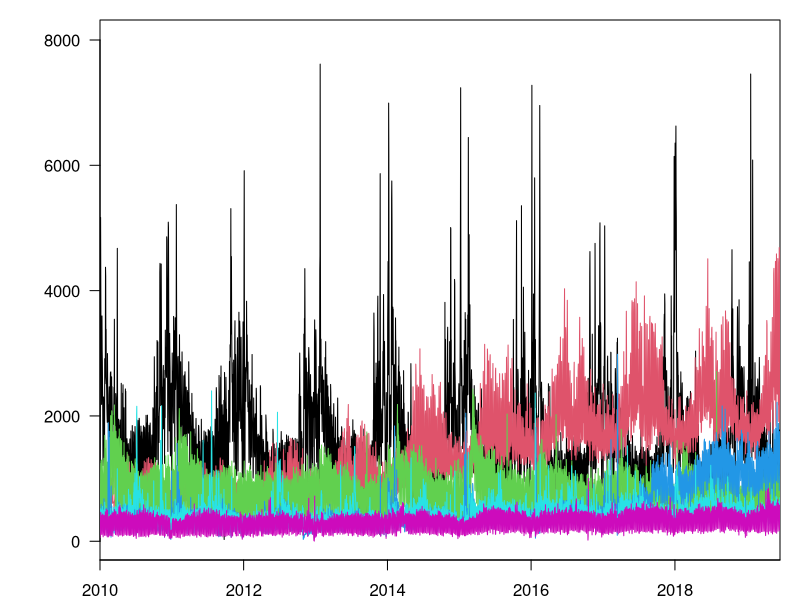

This chart was generated by the following R code: (Note: this script raises an error after producing the figure.)
rm(list = ls())
library(dplyr)

#### Load weather and 311 records #############################################################################################

# install.packages('bit64')
library(data.table)
tally_by_date_agency_wide <- data.table::fread("311_records_by_date_agency.csv")
tally_by_date_agency_wide$Date <- as.Date(tally_by_date_agency_wide$Date)

#### traceplots ##########################################################################################
# matplot
par(mar = c(2,5,1,1), las = 1, mfrow = c(1,1))
matplot(x = tally_by_date_agency_wide$Date, y = tally_by_date_agency_wide[,2:7], 
        xlim = range(tally_by_date_agency_wide$Date) - c(0,50), ylim = c(20, 8000),
        type = 'l', lty = 1, xaxs = 'i', xaxt = 'n', ylab = "")
axis(side = 1, at = lubridate::ymd(paste0(seq(2010, 2020, 2), "0101")), labels = seq(2010, 2020, 2))
legend("topleft", legend = agencyTypes_collapsed[1:5], col = 1:5, lty = 1)

# separate traceplots - first 5 agencies
par(mar = c(2,5,0,1), las = 1, mfrow = c(5,1))
for (agency in agencyTypes_collapsed[1:5]) {
  plot(x = tally_by_date_agency_wide$Date, y = unlist(tally_by_date_agency_wide[,agency]), 
       xlim = range(tally_by_date_agency_wide$Date) - c(0,50), # ylim = c(20, 10000),
       type = 'l', lty = 1, xaxs = 'i', xaxt = 'n', ylab = "")
  legend("topleft", legend = agency, bty = 'n')
  axis(side = 1, at = lubridate::ymd(paste0(seq(2010, 2020, 2), "0101")), labels = seq(2010, 2020, 2))
}

# separate traceplots - next 5 agencies
par(mar = c(2,5,0,1), las = 1, mfrow = c(5,1))
for (agency in agencyTypes_collapsed[6:10]) {
  plot(x = tally_by_date_agency_wide$Date, y = unlist(tally_by_date_agency_wide[,agency]), 
       xlim = range(tally_by_date_agency_wide$Date) - c(0,50), # ylim = c(20, 10000),
       type = 'l', lty = 1, xaxs = 'i', xaxt = 'n', ylab = "")
  legend("topleft", legend = agency, bty = 'n')
  axis(side = 1, at = lubridate::ymd(paste0(seq(2010, 2020, 2), "0101")), labels = seq(2010, 2020, 2))
}
# separate traceplots - the rest combined
par(mar = c(2,5,0,1), las = 1, mfrow = c(1,1))
for (agency in agencyTypes_collapsed[11]) {
  plot(x = tally_by_date_agency_wide$Date, y = unlist(tally_by_date_agency_wide[,agency]), 
       xlim = range(tally_by_date_agency_wide$Date) - c(0,50), # ylim = c(20, 10000),
       type = 'l', lty = 1, xaxs = 'i', xaxt = 'n', ylab = "")
  legend("topleft", legend = agency, bty = 'n')
  axis(side = 1, at = lubridate::ymd(paste0(seq(2010, 2020, 2), "0101")), labels = seq(2010, 2020, 2))
}

# traceplot - total number of calls
par(mar = c(2,5,0,1), las = 1, mfrow = c(1,1))
plot(x = tally_by_date_agency_wide$Date, y = rowSums(tally_by_date_agency_wide[,-1]), 
     xlim = range(tally_by_date_agency_wide$Date) - c(0,50), # ylim = c(20, 10000),
     type = 'l', lty = 1, xaxs = 'i', xaxt = 'n', ylab = "")
legend("topleft", legend = agency, bty = 'n')
axis(side = 1, at = lubridate::ymd(paste0(seq(2010, 2020, 2), "0101")), labels = seq(2010, 2020, 2))


